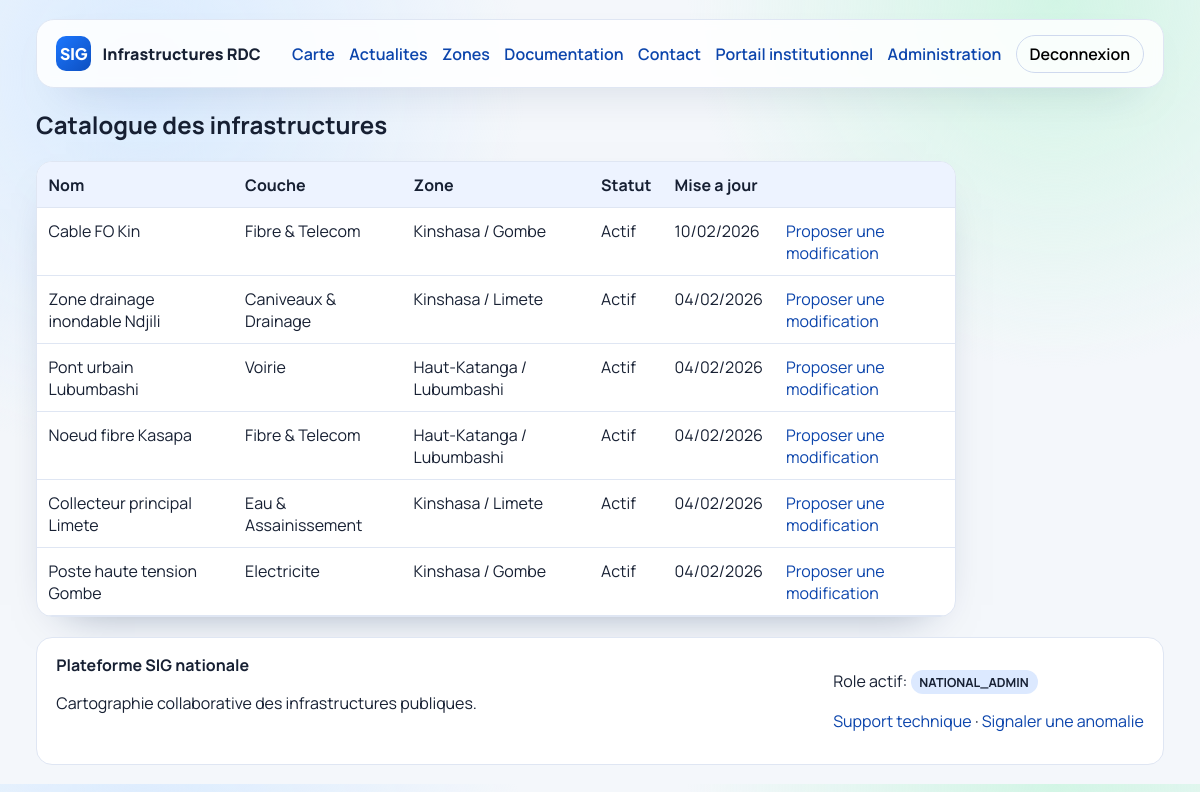
Screenshot of /institution/data (signed in) with the database file from the repository.
### portal/models.py (models this page shows, shortened)
class TimeStampedModel(models.Model):
    created_at = models.DateTimeField(auto_now_add=True)
    updated_at = models.DateTimeField(auto_now=True)
    class Meta:
        abstract = True

class InfrastructureFeature(TimeStampedModel):
    class GeometryType(models.TextChoices):
        POINT = "Point", "Point"
        LINE = "LineString", "Line"
        POLYGON = "Polygon", "Polygon"
    class Sensitivity(models.TextChoices):
        PUBLIC = "PUBLIC", "Public"
        RESTRICTED = "RESTRICTED", "Restreint"
    class Status(models.TextChoices):
        ACTIVE = "ACTIVE", "Actif"
        PLANNED = "PLANNED", "Planifie"
        MAINTENANCE = "MAINTENANCE", "Maintenance"
    feature_uid = models.UUIDField(default=uuid.uuid4, editable=False, unique=True)
    name = models.CharField(max_length=180)
    layer = models.ForeignKey(Layer, on_delete=models.CASCADE, related_name="features")
    manager_name = models.CharField(max_length=180, blank=True)
    province = models.ForeignKey(Province, on_delete=models.SET_NULL, null=True, blank=True, related_name="features")
    city = models.ForeignKey(City, on_delete=models.SET_NULL, null=True, blank=True, related_name="features")
    axis = models.ForeignKey(Axis, on_delete=models.SET_NULL, null=True, blank=True, related_name="features")
    geometry_type = models.CharField(max_length=12, choices=GeometryType.choices, default=GeometryType.POINT)
    geometry = models.JSONField(default=dict)
    properties = models.JSONField(default=dict, blank=True)
    sensitivity_level = models.CharField(max_length=12, choices=Sensitivity.choices, default=Sensitivity.PUBLIC)
    status = models.CharField(max_length=15, choices=Status.choices, default=Status.ACTIVE)
    created_by = models.ForeignKey(settings.AUTH_USER_MODEL, null=True, blank=True, on_delete=models.SET_NULL)
    class Meta:
        ordering = ["name"]

class Layer(TimeStampedModel):
    class InfrastructureType(models.TextChoices):
        ELECTRICITY = "ELECTRICITY", "Electricite"
        WATER_SANITATION = "WATER_SANITATION", "Eau et assainissement"
        FIBER_TELECOM = "FIBER_TELECOM", "Fibre et telecom"
        ROADS = "ROADS", "Voirie"
        DRAINAGE = "DRAINAGE", "Caniveaux et drainage"
    key = models.SlugField(max_length=80, unique=True)
    name = models.CharField(max_length=180)
    infrastructure_type = models.CharField(max_length=20, choices=InfrastructureType.choices)
    description = models.TextField(blank=True)
    is_active = models.BooleanField(default=True)
    public_visible = models.BooleanField(default=True)
    style_config = models.JSONField(default=dict, blank=True)
    visible_fields = models.JSONField(default=list, blank=True)
    required_fields = models.JSONField(default=list, blank=True)
    sensitive_fields = models.JSONField(default=list, blank=True)
    class Meta:
        ordering = ["name"]

class Province(models.Model):
    name = models.CharField(max_length=120, unique=True)
    code = models.CharField(max_length=8, unique=True)
    class Meta:
        ordering = ["name"]

class City(models.Model):
    province = models.ForeignKey(Province, on_delete=models.CASCADE, related_name="cities")
    name = models.CharField(max_length=120)
    class Meta:
        ordering = ["name"]
        unique_together = [("province", "name")]

### portal/views.py (the view)
# urls.py: path("institution/data", views.institution_data, name="institution_data"),
@role_required(
    UserProfile.Role.INSTITUTION_READER,
    UserProfile.Role.INSTITUTION_EDITOR,
    UserProfile.Role.PROVINCIAL_ADMIN,
    UserProfile.Role.NATIONAL_ADMIN,
)
def institution_data(request):
    data = _feature_queryset_for_user(request.user).order_by("-updated_at")
    return render(request, "portal/institution/data_list.html", {"features": data[:200]})

### portal/context_processors.py (called while the page is built)
def navigation_context(request):
    return {
        "current_role": get_user_role(getattr(request, "user", None)),
    }

### portal/utils.py (called while the page is built)
def get_user_role(user):
    if not user or not user.is_authenticated:
        return UserProfile.Role.PUBLIC_READER
    if user.is_superuser:
        return UserProfile.Role.NATIONAL_ADMIN
    profile = getattr(user, "profile", None)
    if profile:
        return profile.role
    return UserProfile.Role.PUBLIC_READER

def role_required(*allowed_roles):
    def decorator(view_func):
        @wraps(view_func)
        def wrapped(request, *args, **kwargs):
            if not request.user.is_authenticated:
                return redirect("portal:login")
            role = get_user_role(request.user)
            if role not in allowed_roles and not request.user.is_superuser:
                messages.error(request, "Acces refuse pour ce role.")
                return redirect("portal:home")
            return view_func(request, *args, **kwargs)
        return wrapped
    return decorator

### portal/views.py (called while the page is built, shortened)
def _feature_queryset_for_user(user):
    features = InfrastructureFeature.objects.select_related("layer", "province", "city", "axis")
    role = get_user_role(user)
    if role == UserProfile.Role.PUBLIC_READER:
        return features.filter(layer__public_visible=True, sensitivity_level=InfrastructureFeature.Sensitivity.PUBLIC)
    profile = getattr(user, "profile", None)
    if not profile or profile.scope == UserProfile.Scope.NATIONAL:
        return features

### portal/templates/portal/institution/data_list.html (shortened to what this page needs)
{% extends 'portal/base.html' %}
{% block content %}
<section class="narrow-page">
  <h1>Catalogue des infrastructures</h1>
  <div class="table-wrap">
    <table>
      <thead>
        <tr>
          <th>Nom</th>
          <th>Couche</th>
          <th>Zone</th>
          <th>Statut</th>
          <th>Mise a jour</th>
          <th></th>
        </tr>
      </thead>
      <tbody>
        {% for feature in features %}
          <tr>
            <td>{{ feature.name }}</td>
            <td>{{ feature.layer.name }}</td>
            <td>{{ feature.province.name|default:'-' }} / {{ feature.city.name|default:'-' }}</td>
            <td>{{ feature.get_status_display }}</td>
            <td>{{ feature.updated_at|date:'d/m/Y' }}</td>
            <td><a href="{% url 'portal:institution_data_edit' feature.id %}">Proposer une modification</a></td>
          </tr>
        {% empty %}
          <tr><td colspan="6">Aucune donnee disponible.</td></tr>
        {% endfor %}
      </tbody>
    </table>
  </div>
</section>
{% endblock %}

### portal/static/portal/css/site.css (style rules this page uses)
:root { --bg: #f4f7fb; --panel: #ffffff; --ink: #172033; --muted: #5f6b7c; --primary: #1464f4; --primary-strong: #0c45ac; --success: #1f9f5a; --danger: #cf4343; --border: #dfe6f3; --shadow: 0 18px 45px -30px rgba(7, 32, 76, 0.5); }
* { box-sizing: border-box; }
body { margin: 0; font-family: 'Manrope', sans-serif; color: var(--ink); background: radial-gradient(circle at 12% 10%, #d9ebff 0, transparent 30%), radial-gradient(circle at 88% 0%, #d2f5e5 0, transparent 28%), var(--bg); }
a { color: var(--primary-strong); text-decoration: none; }
.table-wrap { overflow-x: auto; background: #fff; border: 1px solid var(--border); border-radius: 16px; box-shadow: var(--shadow); }
table { width: 100%; border-collapse: collapse; min-width: 760px; }
thead { background: #edf3ff; }
th, td { text-align: left; padding: 0.72rem; border-bottom: 1px solid var(--border); vertical-align: top; }
.narrow-page { width: min(920px, 100%); }

### rows the page displays
InfrastructureFeature: name "Cable FO Kin", layer.name "Fibre & Telecom", province.name "Kinshasa", city.name "Gombe", status "Actif", updated_at "10/02/2026"
InfrastructureFeature: name "Zone drainage inondable Ndjili", layer.name "Caniveaux & Drainage", province.name "Kinshasa", city.name "Limete", status "Actif", updated_at "04/02/2026"
InfrastructureFeature: name "Pont urbain Lubumbashi", layer.name "Voirie", province.name "Haut-Katanga", city.name "Lubumbashi", status "Actif", updated_at "04/02/2026"
InfrastructureFeature: name "Noeud fibre Kasapa", layer.name "Fibre & Telecom", province.name "Haut-Katanga", city.name "Lubumbashi", status "Actif", updated_at "04/02/2026"
InfrastructureFeature: name "Collecteur principal Limete", layer.name "Eau & Assainissement", province.name "Kinshasa", city.name "Limete", status "Actif", updated_at "04/02/2026"
InfrastructureFeature: name "Poste haute tension Gombe", layer.name "Electricite", province.name "Kinshasa", city.name "Gombe", status "Actif", updated_at "04/02/2026"

### other values shown
{{ current_role }} "NATIONAL_ADMIN"
